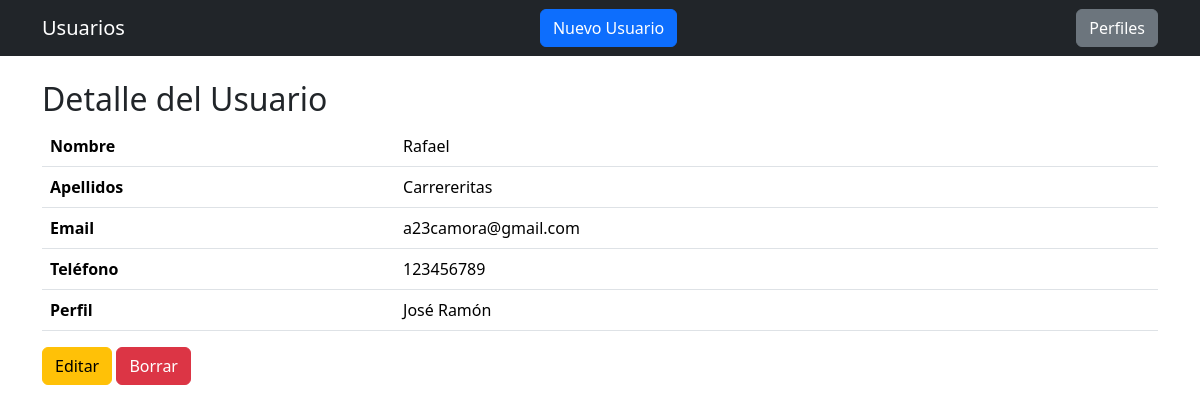
/usuario/1, run on the app's committed database.
### tables this page shows
CREATE TABLE usuarios (
    id INTEGER PRIMARY KEY AUTOINCREMENT,
    nombre TEXT NOT NULL,
    apellidos TEXT NOT NULL,
    email TEXT UNIQUE NOT NULL,
    telefono TEXT,
    perfil_id INTEGER NOT NULL,
    FOREIGN KEY(perfil_id) REFERENCES perfiles(id) ON DELETE RESTRICT
);

CREATE TABLE perfiles (
    id INTEGER PRIMARY KEY AUTOINCREMENT,
    nombre TEXT UNIQUE NOT NULL,
    descripcion TEXT,
    nivel INTEGER,
    activo BOOLEAN
);

### app.py (the view)
@app.route("/usuario/<int:id>")
def usuario_detalle(id):
    conn = get_conn()
    usuario = conn.execute("""
        SELECT u.*, p.nombre as perfil_nombre FROM usuarios u
        LEFT JOIN perfiles p ON u.perfil_id = p.id
        WHERE u.id = ?
    """, (id,)).fetchone()
    perfiles = conn.execute("SELECT * FROM perfiles").fetchall()
    conn.close()
    return render_template("usuario_detalle.html", usuario=usuario, perfiles=perfiles)

### app.py (called while the page is built)
def get_conn():
    conn = sqlite3.connect(DB)
    conn.row_factory = sqlite3.Row
    return conn

### templates/usuario_detalle.html (shortened to what this page needs)
{% extends "base.html" %}
{% block content %}
<h2>Detalle del Usuario</h2>
{% if usuario %}
<table class="table">
  <tr><th>Nombre</th><td>{{ usuario['nombre'] }}</td></tr>
  <tr><th>Apellidos</th><td>{{ usuario['apellidos'] }}</td></tr>
  <tr><th>Email</th><td>{{ usuario['email'] }}</td></tr>
  <tr><th>Teléfono</th><td>{{ usuario['telefono'] }}</td></tr>
  <tr><th>Perfil</th><td>{{ usuario['perfil_nombre'] }}</td></tr>
</table>
<a class="btn btn-warning" href="{{ url_for('usuario_editar', id=usuario['id']) }}">Editar</a>
<a class="btn btn-danger" href="{{ url_for('usuario_borrar', id=usuario['id']) }}">Borrar</a>
{% else %}
<p>No se encontró el usuario.</p>
{% endif %}
{% endblock %}

### data on the page
usuarios: nombre "Rafael", apellidos "Carrereritas", email "a23camora@gmail.com", telefono "123456789"
perfiles: perfil_nombre "José Ramón"
